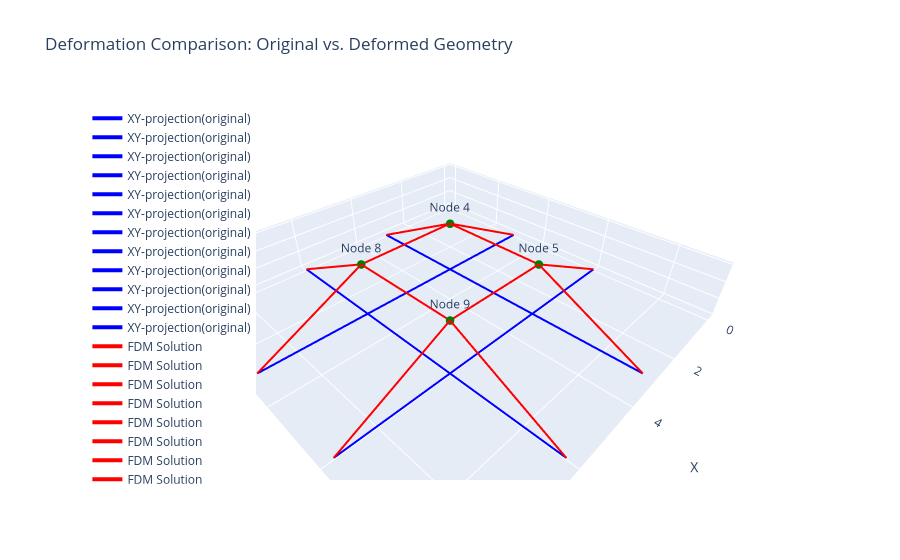

Notebook code for this chart:
### Code cell
###### With none-FE FDM coordinates match -- with 2 qs

import torch
import torch.optim as optim
import matplotlib.pyplot as plt
from mpl_toolkits.mplot3d import Axes3D
import numpy as np
import plotly.graph_objects as go

# q.grad.zero_()


# In[663]:


######################## explanation
## "The example model is based on a 5-nodes grid shell strcuture
##  which has a crossing projection in the x-y plane"
##  The FE part would be based on the Euler-bernoulli beam theory


# In[664]:


## Initial Geom
# Initial Coords:
node_coords = torch.tensor(
    [[0.0, 3.0, 0.0], [0.0, 6.0, 0.0], [3.0, 0.0, 0.0], [3.0, 3.0, 0.0], [3.0, 6.0, 0.0], [3.0, 9.0, 0.0],
     [6.0, 0.0, 0.0], [6.0, 3.0, 0.0], [6.0, 6.0, 0.0] ,[6.0, 9.0, 0.0], [9.0, 3.0 ,0.0], [9.0, 6.0, 0.0]],
    dtype=torch.float32, requires_grad=True, )
connectivity = connectivity = [[1, 4], [2, 5], [3, 4], [5, 4], [6, 5], [4, 8],[5, 9], [7, 8], [9, 8],[10, 9],[12, 9],[11, 8]]
n_dof_per_node = 6  # Degrees of freedom per node
total_dof = n_dof_per_node * len(node_coords)
Fixed_nodes = [1, 2, 3, 6, 7, 10, 11, 12]
Free_nodes = []
n_elements = len(connectivity)
n_nodes = len(node_coords)
for i in range(1, n_nodes + 1):
    if i not in Fixed_nodes:
        Free_nodes.append(i)
idx_CF = [node - 1 for node in Fixed_nodes]
idx_CN = [i for i in range(n_nodes) if i not in idx_CF]

# In[665]:


## Force condition
####### Force condition -> need for modification
## +0 to x direction ; +1 to y direction ; +2 to Z direction
## +3 Bending around the z axis ; +4 bending around y axis ; +5 Twisting
# implement upwards loading of 50 kN at every free nodes
F = torch.zeros(total_dof, dtype=torch.float32)
f_n = Free_nodes
f_type = [2, 2, 2, 2]  # The force type
F_value = torch.tensor([50.0, 50.0, 50.0, 50.0]) * 1000  # The force value/direction
r = 1 / torch.max(F_value)
# print(r)
F_sign = torch.sign(F_value)
for idx, i in enumerate(f_n):
    F[6 * (i - 1) + f_type[idx]] = F_value[idx]  # unit: KN / KN*m

px = torch.zeros(len(f_n), 1, dtype=torch.float32)
py = torch.zeros(len(f_n), 1, dtype=torch.float32)
pz = torch.zeros(len(f_n), 1, dtype=torch.float32)

for i in range(len(f_n)):
    if f_type[idx] == 0:
        px[i] = F_value[i]
    elif f_type[idx] == 1:
        py[i] = F_value[i]
    elif f_type[idx] == 2:
        pz[i] = F_value[i]


## Obtaining Matrix D
# Assembly the nodal-branch matrix:
C = torch.zeros(n_elements, n_nodes, dtype=torch.float32)
for n, (i, j) in enumerate(connectivity):
    C[n, i - 1] = 1
    C[n, j - 1] = -1
CF = C[:, idx_CF]
CN = C[:, idx_CN]


# Assembly D
def FDM (Q,CN=CN, CF=CF, px=px, py=py, pz=pz,Fixed_nodes=Fixed_nodes, Free_nodes=Free_nodes,node_coords=node_coords) :
    Dn = torch.matmul(torch.transpose(CN, 0, 1), torch.matmul(Q, CN))
    DF = torch.matmul(torch.transpose(CN, 0, 1), torch.matmul(Q, CF))
    ## Coordinates solution
    # separate the coordinates:
    fixed_idces = [node - 1 for node in Fixed_nodes]
    xF = node_coords[fixed_idces, 0].unsqueeze(1)
    yF = node_coords[fixed_idces, 1].unsqueeze(1)
    zF = node_coords[fixed_idces, 2].unsqueeze(1)
    xN = torch.matmul(torch.inverse(Dn), (px - torch.matmul(DF, xF)))
    yN = torch.matmul(torch.inverse(Dn), (py - torch.matmul(DF, yF)))
    zN = torch.matmul(torch.inverse(Dn), (pz - torch.matmul(DF, zF)))
    ## Coordinates renewal: 
    new_node_coords = node_coords.clone()
    for idx, node in enumerate(Free_nodes):
        node_idx = node - 1
        new_node_coords[node_idx, 0] = xN[idx]
        new_node_coords[node_idx, 1] = yN[idx]
        new_node_coords[node_idx, 2] = zN[idx]

    return new_node_coords

# In[670]:

## Check point: FDM completed
# if q.grad is not None:
#     q.grad.zero_()
# loss = torch.sum(new_node_coords[:, 2])
# loss.backward()
# print("Gradient of q:")
# print(q.grad)



# Element creating
#################  input below:
############################################################################################################## input
# initial coordinates

####### BCs
fixed_dof = []
for node in Fixed_nodes:
    fixed_dof.extend([(node - 1) * 6 + i for i in range(6)])
# print(fixed_dof)
####### Gradient descent
step = 0.001
epochs = 500

####### Plotting
steps = 20  # steps for tracing deformation shape
###################################################################################################################################################
###################################################################################################################################################


### Defining the OBJ:
Obj_coords = torch.tensor([1.5, 1.5, 1.5, 1.5])
def Loss(Free_nodes, new_node_coords, Obj_coords):
    n_free_nodes = len(Free_nodes)
    Free_nodes = torch.tensor(Free_nodes)
    y_pred = new_node_coords[(Free_nodes - 1), 2]  
    y_true = Obj_coords 
    error = torch.abs(y_true - y_pred)
    loss = torch.mean(error)
    return loss

# In[679]:

# Optimized Variables
## initial variables
Idx_q1 = [3, 4, 5, 8, 9, 10]
Idx_q2 = [1, 6, 11, 2, 7, 12]
Idx_q1 = [i - 1 for i in Idx_q1] 
Idx_q2 = [i - 1 for i in Idx_q2] 
q = torch.rand(2, requires_grad=True)
## Optimization
torch.autograd.set_detect_anomaly(True)
# Optimizer setting
optimizer = optim.Adam([q], lr=step)
# Loop start
Loss_his = []
for iteration in range(epochs + 1):
    print(iteration)
    # Forwards
    q_vec = torch.zeros(n_elements, requires_grad=True).clone()
    q_vec[Idx_q1] = q[0] 
    q_vec[Idx_q2] = q[1]
    Q = torch.diag(q_vec) * 1 / r  # scaling
    new_node_coords = FDM(Q)
    # loss
    Loss_value = Loss(Free_nodes, new_node_coords, Obj_coords)
    Loss_his.append(Loss_value.item())
    # Backwards
    optimizer.zero_grad()
    # print(q.grad)
    Loss_value.backward(retain_graph=True)

    # Grad
    gradients = q.grad
    frob_norm = torch.norm(gradients)
#     print(gradients)
    optimizer.step()
    print(new_node_coords)
    # print iteration
    if iteration % 5 == 0:
        print(f"Iteration {iteration}: Normalized Gradient = {frob_norm}, Adaptive learning rate = {step}")
print("Optimization completed.")
print(q)
# print("coordinates:",node_coords)

#############################################################################################################
# Coordinates assembly:
x_orig = node_coords[:, 0].detach().numpy()
y_orig = node_coords[:, 1].detach().numpy()
z_orig = node_coords[:, 2].detach().numpy()

x_def = new_node_coords[:, 0].detach().numpy()
y_def = new_node_coords[:, 1].detach().numpy()
z_def = new_node_coords[:, 2].detach().numpy()

fig = go.Figure()

for connection in connectivity:
    i, j = connection
    fig.add_trace(go.Scatter3d(
        x=[x_orig[i-1], x_orig[j-1]],
        y=[y_orig[i-1], y_orig[j-1]],
        z=[z_orig[i-1], z_orig[j-1]],
        mode='lines',
        line=dict(color='blue', width=4),
        name='XY-projection(original)'
    ))

for connection in connectivity:
    i, j = connection
    fig.add_trace(go.Scatter3d(
        x=[x_def[i-1], x_def[j-1]],
        y=[y_def[i-1], y_def[j-1]],
        z=[z_def[i-1], z_def[j-1]],
        mode='lines',
        line=dict(color='red', width=4),
        name='FDM Solution'
    ))

for node in Free_nodes:
    fig.add_trace(go.Scatter3d(
        x=[x_def[node-1]],
        y=[y_def[node-1]],
        z=[z_def[node-1]],
        mode='markers+text',
        marker=dict(size=5, color='green'),
        text=[f'Node {node}'],
        textposition='top center',
        name=f'Free Node {node}'
    ))

fig.update_layout(
    scene=dict(
        xaxis_title='X',
        yaxis_title='Y',
        zaxis_title='Z',
        aspectmode='data'
    ),
    title='Deformation Comparison: Original vs. Deformed Geometry',
    legend=dict(yanchor="top", y=0.99, xanchor="left", x=0.01)
)

fig.show()

##### Loss history
plt.figure()
plt.plot(range(epochs + 1), Loss_his, label='Loss History', color='blue', linewidth=2)
plt.xlabel('Iterations')
plt.ylabel('Loss')
plt.title('Optimization Loss vs. Iterations')
plt.legend()
plt.grid(True)
plt.show()

### Figure 1 — Plotly figure (JSON) as saved in the notebook; plotly's stock layout.template omitted (floating-point values rounded to 4 significant figures)
{"data": [{"line": {"color": "blue", "width": 4}, "mode": "lines", "name": "XY-projection(original)", "type": "scatter3d", "x": [0, 3], "y": [3, 3], "z": [0, 0]}, {"line": {"color": "blue", "width": 4}, "mode": "lines", "name": "XY-projection(original)", "type": "scatter3d", "x": [0, 3], "y": [6, 6], "z": [0, 0]}, {"line": {"color": "blue", "width": 4}, "mode": "lines", "name": "XY-projection(original)", "type": "scatter3d", "x": [3, 3], "y": [0, 3], "z": [0, 0]}, {"line": {"color": "blue", "width": 4}, "mode": "lines", "name": "XY-projection(original)", "type": "scatter3d", "x": [3, 3], "y": [6, 3], "z": [0, 0]}, {"line": {"color": "blue", "width": 4}, "mode": "lines", "name": "XY-projection(original)", "type": "scatter3d", "x": [3, 3], "y": [9, 6], "z": [0, 0]}, {"line": {"color": "blue", "width": 4}, "mode": "lines", "name": "XY-projection(original)", "type": "scatter3d", "x": [3, 6], "y": [3, 3], "z": [0, 0]}, {"line": {"color": "blue", "width": 4}, "mode": "lines", "name": "XY-projection(original)", "type": "scatter3d", "x": [3, 6], "y": [6, 6], "z": [0, 0]}, {"line": {"color": "blue", "width": 4}, "mode": "lines", "name": "XY-projection(original)", "type": "scatter3d", "x": [6, 6], "y": [0, 3], "z": [0, 0]}, {"line": {"color": "blue", "width": 4}, "mode": "lines", "name": "XY-projection(original)", "type": "scatter3d", "x": [6, 6], "y": [6, 3], "z": [0, 0]}, {"line": {"color": "blue", "width": 4}, "mode": "lines", "name": "XY-projection(original)", "type": "scatter3d", "x": [6, 6], "y": [9, 6], "z": [0, 0]}, {"line": {"color": "blue", "width": 4}, "mode": "lines", "name": "XY-projection(original)", "type": "scatter3d", "x": [9, 6], "y": [6, 6], "z": [0, 0]}, {"line": {"color": "blue", "width": 4}, "mode": "lines", "name": "XY-projection(original)", "type": "scatter3d", "x": [9, 6], "y": [3, 3], "z": [0, 0]}, {"line": {"color": "red", "width": 4}, "mode": "lines", "name": "FDM Solution", "type": "scatter3d", "x": [0, 3.0], "y": [3, 3], "z": [0, 1.5]}, {"line": {"color": "red", "width": 4}, "mode": "lines", "name": "FDM Solution", "type": "scatter3d", "x": [0, 3], "y": [6, 6], "z": [0, 1.5]}, {"line": {"color": "red", "width": 4}, "mode": "lines", "name": "FDM Solution", "type": "scatter3d", "x": [3, 3.0], "y": [0, 3], "z": [0, 1.5]}, {"line": {"color": "red", "width": 4}, "mode": "lines", "name": "FDM Solution", "type": "scatter3d", "x": [3, 3.0], "y": [6, 3], "z": [1.5, 1.5]}, {"line": {"color": "red", "width": 4}, "mode": "lines", "name": "FDM Solution", "type": "scatter3d", "x": [3, 3], "y": [9, 6], "z": [0, 1.5]}, {"line": {"color": "red", "width": 4}, "mode": "lines", "name": "FDM Solution", "type": "scatter3d", "x": [3.0, 6.0], "y": [3, 3.0], "z": [1.5, 1.5]}, {"line": {"color": "red", "width": 4}, "mode": "lines", "name": "FDM Solution", "type": "scatter3d", "x": [3, 6.0], "y": [6, 6.0], "z": [1.5, 1.5]}, {"line": {"color": "red", "width": 4}, "mode": "lines", "name": "FDM Solution", "type": "scatter3d", "x": [6, 6.0], "y": [0, 3.0], "z": [0, 1.5]}, {"line": {"color": "red", "width": 4}, "mode": "lines", "name": "FDM Solution", "type": "scatter3d", "x": [6.0, 6.0], "y": [6.0, 3.0], "z": [1.5, 1.5]}, {"line": {"color": "red", "width": 4}, "mode": "lines", "name": "FDM Solution", "type": "scatter3d", "x": [6, 6.0], "y": [9, 6.0], "z": [0, 1.5]}, {"line": {"color": "red", "width": 4}, "mode": "lines", "name": "FDM Solution", "type": "scatter3d", "x": [9, 6.0], "y": [6, 6.0], "z": [0, 1.5]}, {"line": {"color": "red", "width": 4}, "mode": "lines", "name": "FDM Solution", "type": "scatter3d", "x": [9, 6.0], "y": [3, 3.0], "z": [0, 1.5]}, {"marker": {"color": "green", "size": 5}, "mode": "markers+text", "name": "Free Node 4", "text": ["Node 4"], "textposition": "top center", "type": "scatter3d", "x": [3.0], "y": [3], "z": [1.5]}, {"marker": {"color": "green", "size": 5}, "mode": "markers+text", "name": "Free Node 5", "text": ["Node 5"], "textposition": "top center", "type": "scatter3d", "x": [3], "y": [6], "z": [1.5]}, {"marker": {"color": "green", "size": 5}, "mode": "markers+text", "name": "Free Node 8", "text": ["Node 8"], "textposition": "top center", "type": "scatter3d", "x": [6.0], "y": [3.0], "z": [1.5]}, {"marker": {"color": "green", "size": 5}, "mode": "markers+text", "name": "Free Node 9", "text": ["Node 9"], "textposition": "top center", "type": "scatter3d", "x": [6.0], "y": [6.0], "z": [1.5]}], "layout": {"legend": {"x": 0.01, "xanchor": "left", "y": 0.99, "yanchor": "top"}, "scene": {"aspectmode": "data", "xaxis": {"title": {"text": "X"}}, "yaxis": {"title": {"text": "Y"}}, "zaxis": {"title": {"text": "Z"}}}, "title": {"text": "Deformation Comparison: Original vs. Deformed Geometry"}}}
